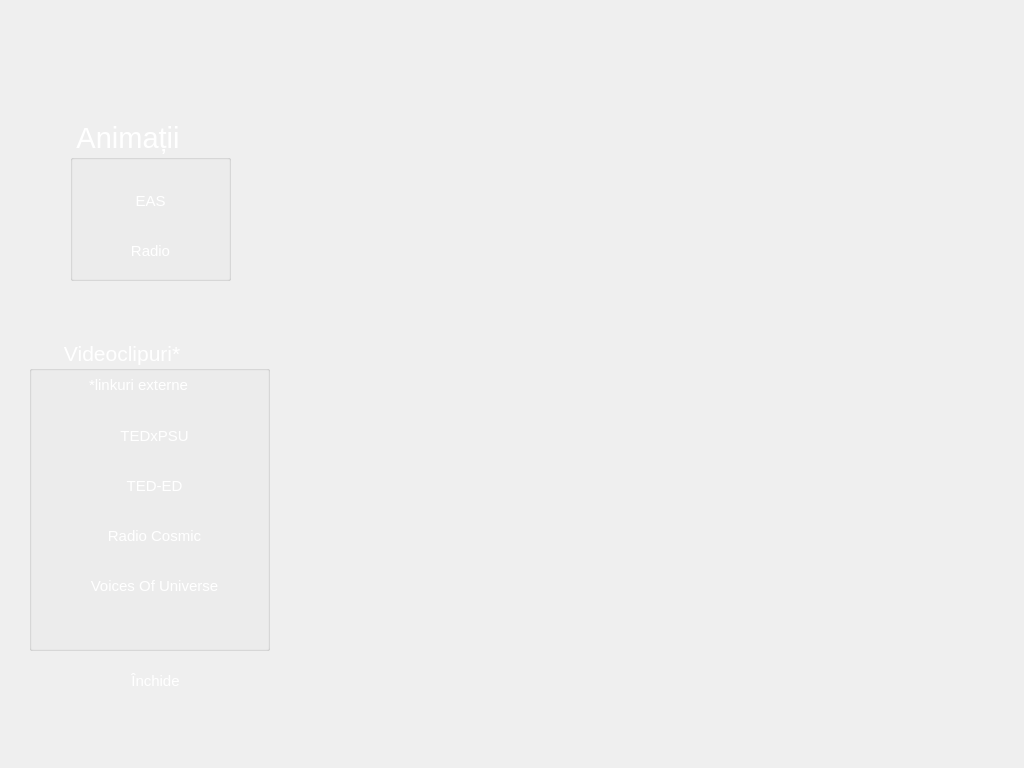
<?xml version="1.0" encoding="UTF-8"?>
<ui version="4.0">
 <class>Dialogr3</class>
 <widget class="QDialog" name="Dialogr3">
  <property name="geometry">
   <rect>
    <x>0</x>
    <y>0</y>
    <width>1024</width>
    <height>768</height>
   </rect>
  </property>
  <property name="minimumSize">
   <size>
    <width>1024</width>
    <height>768</height>
   </size>
  </property>
  <property name="maximumSize">
   <size>
    <width>1024</width>
    <height>768</height>
   </size>
  </property>
  <property name="windowTitle">
   <string>Media</string>
  </property>
  <property name="windowIcon">
   <iconset resource="filles.qrc">
    <normaloff>:/iss_logo.png</normaloff>:/iss_logo.png</iconset>
  </property>
  <property name="styleSheet">
   <string notr="true">#Dialogr3 {
background-color: url transparent;
border-image: url(:bk1.jpg);
background: none;
border:  none;
background-repeat: none;
}</string>
  </property>
  <widget class="QGroupBox" name="groupBox">
   <property name="geometry">
    <rect>
     <x>70</x>
     <y>120</y>
     <width>161</width>
     <height>161</height>
    </rect>
   </property>
   <property name="palette">
    <palette>
     <active>
      <colorrole role="WindowText">
       <brush brushstyle="SolidPattern">
        <color alpha="255">
         <red>255</red>
         <green>255</green>
         <blue>255</blue>
        </color>
       </brush>
      </colorrole>
     </active>
     <inactive>
      <colorrole role="WindowText">
       <brush brushstyle="SolidPattern">
        <color alpha="255">
         <red>255</red>
         <green>255</green>
         <blue>255</blue>
        </color>
       </brush>
      </colorrole>
     </inactive>
     <disabled>
      <colorrole role="WindowText">
       <brush brushstyle="SolidPattern">
        <color alpha="255">
         <red>120</red>
         <green>120</green>
         <blue>120</blue>
        </color>
       </brush>
      </colorrole>
     </disabled>
    </palette>
   </property>
   <property name="font">
    <font>
     <family>MS Shell Dlg 2</family>
     <pointsize>22</pointsize>
    </font>
   </property>
   <property name="title">
    <string> Animații     </string>
   </property>
   <property name="flat">
    <bool>true</bool>
   </property>
   <widget class="QPushButton" name="pushButton">
    <property name="geometry">
     <rect>
      <x>20</x>
      <y>50</y>
      <width>121</width>
      <height>61</height>
     </rect>
    </property>
    <property name="palette">
     <palette>
      <active>
       <colorrole role="ButtonText">
        <brush brushstyle="SolidPattern">
         <color alpha="255">
          <red>255</red>
          <green>255</green>
          <blue>255</blue>
         </color>
        </brush>
       </colorrole>
      </active>
      <inactive>
       <colorrole role="ButtonText">
        <brush brushstyle="SolidPattern">
         <color alpha="255">
          <red>255</red>
          <green>255</green>
          <blue>255</blue>
         </color>
        </brush>
       </colorrole>
      </inactive>
      <disabled>
       <colorrole role="ButtonText">
        <brush brushstyle="SolidPattern">
         <color alpha="255">
          <red>120</red>
          <green>120</green>
          <blue>120</blue>
         </color>
        </brush>
       </colorrole>
      </disabled>
     </palette>
    </property>
    <property name="font">
     <font>
      <family>MS Shell Dlg 2</family>
      <pointsize>11</pointsize>
     </font>
    </property>
    <property name="styleSheet">
     <string notr="true">#pushButton {
background-color: url transparent;
border-image: url(:un3.png);
background: none;
border:  none;
background-repeat: none;
}
#pushButton:hover
{
border-image: url(:un1.png);
}
#pushButton:pressed
{
border-image: url(:un2.png);
}</string>
    </property>
    <property name="text">
     <string>EAS</string>
    </property>
   </widget>
   <widget class="QPushButton" name="pushButton_2">
    <property name="geometry">
     <rect>
      <x>20</x>
      <y>100</y>
      <width>121</width>
      <height>61</height>
     </rect>
    </property>
    <property name="palette">
     <palette>
      <active>
       <colorrole role="ButtonText">
        <brush brushstyle="SolidPattern">
         <color alpha="255">
          <red>255</red>
          <green>255</green>
          <blue>255</blue>
         </color>
        </brush>
       </colorrole>
      </active>
      <inactive>
       <colorrole role="ButtonText">
        <brush brushstyle="SolidPattern">
         <color alpha="255">
          <red>255</red>
          <green>255</green>
          <blue>255</blue>
         </color>
        </brush>
       </colorrole>
      </inactive>
      <disabled>
       <colorrole role="ButtonText">
        <brush brushstyle="SolidPattern">
         <color alpha="255">
          <red>120</red>
          <green>120</green>
          <blue>120</blue>
         </color>
        </brush>
       </colorrole>
      </disabled>
     </palette>
    </property>
    <property name="font">
     <font>
      <family>MS Shell Dlg 2</family>
      <pointsize>11</pointsize>
     </font>
    </property>
    <property name="styleSheet">
     <string notr="true">#pushButton_2 {
background-color: url transparent;
border-image: url(:un3.png);
background: none;
border:  none;
background-repeat: none;
}
#pushButton_2:hover
{
border-image: url(:un1.png);
}
#pushButton_2:pressed
{
border-image: url(:un2.png);
}</string>
    </property>
    <property name="text">
     <string>Radio</string>
    </property>
   </widget>
  </widget>
  <widget class="QGroupBox" name="groupBox_2">
   <property name="geometry">
    <rect>
     <x>29</x>
     <y>340</y>
     <width>241</width>
     <height>311</height>
    </rect>
   </property>
   <property name="palette">
    <palette>
     <active>
      <colorrole role="WindowText">
       <brush brushstyle="SolidPattern">
        <color alpha="255">
         <red>255</red>
         <green>255</green>
         <blue>255</blue>
        </color>
       </brush>
      </colorrole>
     </active>
     <inactive>
      <colorrole role="WindowText">
       <brush brushstyle="SolidPattern">
        <color alpha="255">
         <red>255</red>
         <green>255</green>
         <blue>255</blue>
        </color>
       </brush>
      </colorrole>
     </inactive>
     <disabled>
      <colorrole role="WindowText">
       <brush brushstyle="SolidPattern">
        <color alpha="255">
         <red>120</red>
         <green>120</green>
         <blue>120</blue>
        </color>
       </brush>
      </colorrole>
     </disabled>
    </palette>
   </property>
   <property name="font">
    <font>
     <pointsize>16</pointsize>
    </font>
   </property>
   <property name="title">
    <string>      Videoclipuri*         </string>
   </property>
   <property name="flat">
    <bool>true</bool>
   </property>
   <widget class="QPushButton" name="pushButton_3">
    <property name="geometry">
     <rect>
      <x>20</x>
      <y>60</y>
      <width>211</width>
      <height>71</height>
     </rect>
    </property>
    <property name="minimumSize">
     <size>
      <width>191</width>
      <height>71</height>
     </size>
    </property>
    <property name="palette">
     <palette>
      <active>
       <colorrole role="ButtonText">
        <brush brushstyle="SolidPattern">
         <color alpha="255">
          <red>255</red>
          <green>255</green>
          <blue>255</blue>
         </color>
        </brush>
       </colorrole>
      </active>
      <inactive>
       <colorrole role="ButtonText">
        <brush brushstyle="SolidPattern">
         <color alpha="255">
          <red>255</red>
          <green>255</green>
          <blue>255</blue>
         </color>
        </brush>
       </colorrole>
      </inactive>
      <disabled>
       <colorrole role="ButtonText">
        <brush brushstyle="SolidPattern">
         <color alpha="255">
          <red>120</red>
          <green>120</green>
          <blue>120</blue>
         </color>
        </brush>
       </colorrole>
      </disabled>
     </palette>
    </property>
    <property name="font">
     <font>
      <family>MS Shell Dlg 2</family>
      <pointsize>11</pointsize>
     </font>
    </property>
    <property name="styleSheet">
     <string notr="true">#pushButton_3 {
background-color: url transparent;
border-image: url(:un3.png);
background: none;
border:  none;
background-repeat: none;
}
#pushButton_3:hover
{
border-image: url(:un1.png);
}
#pushButton_3:pressed
{
border-image: url(:un2.png);
}</string>
    </property>
    <property name="text">
     <string>TEDxPSU</string>
    </property>
   </widget>
   <widget class="QPushButton" name="pushButton_4">
    <property name="geometry">
     <rect>
      <x>20</x>
      <y>110</y>
      <width>211</width>
      <height>71</height>
     </rect>
    </property>
    <property name="minimumSize">
     <size>
      <width>191</width>
      <height>71</height>
     </size>
    </property>
    <property name="palette">
     <palette>
      <active>
       <colorrole role="ButtonText">
        <brush brushstyle="SolidPattern">
         <color alpha="255">
          <red>255</red>
          <green>255</green>
          <blue>255</blue>
         </color>
        </brush>
       </colorrole>
      </active>
      <inactive>
       <colorrole role="ButtonText">
        <brush brushstyle="SolidPattern">
         <color alpha="255">
          <red>255</red>
          <green>255</green>
          <blue>255</blue>
         </color>
        </brush>
       </colorrole>
      </inactive>
      <disabled>
       <colorrole role="ButtonText">
        <brush brushstyle="SolidPattern">
         <color alpha="255">
          <red>120</red>
          <green>120</green>
          <blue>120</blue>
         </color>
        </brush>
       </colorrole>
      </disabled>
     </palette>
    </property>
    <property name="font">
     <font>
      <family>MS Shell Dlg 2</family>
      <pointsize>11</pointsize>
     </font>
    </property>
    <property name="styleSheet">
     <string notr="true">#pushButton_4 {
background-color: url transparent;
border-image: url(:un3.png);
background: none;
border:  none;
background-repeat: none;
}
#pushButton_4:hover
{
border-image: url(:un1.png);
}
#pushButton_4:pressed
{
border-image: url(:un2.png);
}</string>
    </property>
    <property name="text">
     <string>TED-ED</string>
    </property>
   </widget>
   <widget class="QPushButton" name="pushButton_5">
    <property name="geometry">
     <rect>
      <x>20</x>
      <y>160</y>
      <width>211</width>
      <height>71</height>
     </rect>
    </property>
    <property name="minimumSize">
     <size>
      <width>0</width>
      <height>71</height>
     </size>
    </property>
    <property name="palette">
     <palette>
      <active>
       <colorrole role="ButtonText">
        <brush brushstyle="SolidPattern">
         <color alpha="255">
          <red>255</red>
          <green>255</green>
          <blue>255</blue>
         </color>
        </brush>
       </colorrole>
      </active>
      <inactive>
       <colorrole role="ButtonText">
        <brush brushstyle="SolidPattern">
         <color alpha="255">
          <red>255</red>
          <green>255</green>
          <blue>255</blue>
         </color>
        </brush>
       </colorrole>
      </inactive>
      <disabled>
       <colorrole role="ButtonText">
        <brush brushstyle="SolidPattern">
         <color alpha="255">
          <red>120</red>
          <green>120</green>
          <blue>120</blue>
         </color>
        </brush>
       </colorrole>
      </disabled>
     </palette>
    </property>
    <property name="font">
     <font>
      <family>MS Shell Dlg 2</family>
      <pointsize>11</pointsize>
     </font>
    </property>
    <property name="styleSheet">
     <string notr="true">#pushButton_5 {
background-color: url transparent;
border-image: url(:un3.png);
background: none;
border:  none;
background-repeat: none;
}
#pushButton_5:hover
{
border-image: url(:un1.png);
}
#pushButton_5:pressed
{
border-image: url(:un2.png);
}</string>
    </property>
    <property name="text">
     <string>Radio Cosmic</string>
    </property>
   </widget>
   <widget class="QPushButton" name="pushButton_6">
    <property name="geometry">
     <rect>
      <x>20</x>
      <y>210</y>
      <width>211</width>
      <height>71</height>
     </rect>
    </property>
    <property name="minimumSize">
     <size>
      <width>0</width>
      <height>71</height>
     </size>
    </property>
    <property name="palette">
     <palette>
      <active>
       <colorrole role="ButtonText">
        <brush brushstyle="SolidPattern">
         <color alpha="255">
          <red>255</red>
          <green>255</green>
          <blue>255</blue>
         </color>
        </brush>
       </colorrole>
      </active>
      <inactive>
       <colorrole role="ButtonText">
        <brush brushstyle="SolidPattern">
         <color alpha="255">
          <red>255</red>
          <green>255</green>
          <blue>255</blue>
         </color>
        </brush>
       </colorrole>
      </inactive>
      <disabled>
       <colorrole role="ButtonText">
        <brush brushstyle="SolidPattern">
         <color alpha="255">
          <red>120</red>
          <green>120</green>
          <blue>120</blue>
         </color>
        </brush>
       </colorrole>
      </disabled>
     </palette>
    </property>
    <property name="font">
     <font>
      <family>MS Shell Dlg 2</family>
      <pointsize>11</pointsize>
     </font>
    </property>
    <property name="styleSheet">
     <string notr="true">#pushButton_6 {
background-color: url transparent;
border-image: url(:un3.png);
background: none;
border:  none;
background-repeat: none;
}
#pushButton_6:hover
{
border-image: url(:un1.png);
}
#pushButton_6:pressed
{
border-image: url(:un2.png);
}</string>
    </property>
    <property name="text">
     <string>Voices Of Universe</string>
    </property>
   </widget>
   <widget class="QLabel" name="label_2">
    <property name="geometry">
     <rect>
      <x>60</x>
      <y>30</y>
      <width>131</width>
      <height>31</height>
     </rect>
    </property>
    <property name="palette">
     <palette>
      <active>
       <colorrole role="Text">
        <brush brushstyle="SolidPattern">
         <color alpha="255">
          <red>255</red>
          <green>255</green>
          <blue>255</blue>
         </color>
        </brush>
       </colorrole>
      </active>
      <inactive>
       <colorrole role="Text">
        <brush brushstyle="SolidPattern">
         <color alpha="255">
          <red>255</red>
          <green>255</green>
          <blue>255</blue>
         </color>
        </brush>
       </colorrole>
      </inactive>
      <disabled>
       <colorrole role="Text">
        <brush brushstyle="SolidPattern">
         <color alpha="255">
          <red>120</red>
          <green>120</green>
          <blue>120</blue>
         </color>
        </brush>
       </colorrole>
      </disabled>
     </palette>
    </property>
    <property name="font">
     <font>
      <pointsize>11</pointsize>
     </font>
    </property>
    <property name="text">
     <string>&lt;html&gt;&lt;head/&gt;&lt;body&gt;&lt;p&gt;&lt;span style=&quot; color:#ffffff;&quot;&gt;*linkuri externe&lt;/span&gt;&lt;/p&gt;&lt;/body&gt;&lt;/html&gt;</string>
    </property>
   </widget>
  </widget>
  <widget class="QGraphicsView" name="graphicsView">
   <property name="geometry">
    <rect>
     <x>280</x>
     <y>109</y>
     <width>651</width>
     <height>651</height>
    </rect>
   </property>
   <property name="minimumSize">
    <size>
     <width>651</width>
     <height>640</height>
    </size>
   </property>
   <property name="styleSheet">
    <string notr="true">background-color:rgba(255, 255, 255, 0)</string>
   </property>
   <property name="frameShape">
    <enum>QFrame::NoFrame</enum>
   </property>
  </widget>
  <widget class="QLabel" name="label">
   <property name="geometry">
    <rect>
     <x>300</x>
     <y>20</y>
     <width>651</width>
     <height>81</height>
    </rect>
   </property>
   <property name="palette">
    <palette>
     <active>
      <colorrole role="WindowText">
       <brush brushstyle="SolidPattern">
        <color alpha="255">
         <red>255</red>
         <green>255</green>
         <blue>255</blue>
        </color>
       </brush>
      </colorrole>
     </active>
     <inactive>
      <colorrole role="WindowText">
       <brush brushstyle="SolidPattern">
        <color alpha="255">
         <red>255</red>
         <green>255</green>
         <blue>255</blue>
        </color>
       </brush>
      </colorrole>
     </inactive>
     <disabled>
      <colorrole role="WindowText">
       <brush brushstyle="SolidPattern">
        <color alpha="255">
         <red>120</red>
         <green>120</green>
         <blue>120</blue>
        </color>
       </brush>
      </colorrole>
     </disabled>
    </palette>
   </property>
   <property name="font">
    <font>
     <pointsize>17</pointsize>
    </font>
   </property>
   <property name="text">
    <string/>
   </property>
   <property name="alignment">
    <set>Qt::AlignLeading|Qt::AlignLeft|Qt::AlignVCenter</set>
   </property>
  </widget>
  <widget class="QPushButton" name="pushButton_7">
   <property name="geometry">
    <rect>
     <x>80</x>
     <y>640</y>
     <width>151</width>
     <height>81</height>
    </rect>
   </property>
   <property name="palette">
    <palette>
     <active>
      <colorrole role="ButtonText">
       <brush brushstyle="SolidPattern">
        <color alpha="255">
         <red>255</red>
         <green>255</green>
         <blue>255</blue>
        </color>
       </brush>
      </colorrole>
     </active>
     <inactive>
      <colorrole role="ButtonText">
       <brush brushstyle="SolidPattern">
        <color alpha="255">
         <red>255</red>
         <green>255</green>
         <blue>255</blue>
        </color>
       </brush>
      </colorrole>
     </inactive>
     <disabled>
      <colorrole role="ButtonText">
       <brush brushstyle="SolidPattern">
        <color alpha="255">
         <red>120</red>
         <green>120</green>
         <blue>120</blue>
        </color>
       </brush>
      </colorrole>
     </disabled>
    </palette>
   </property>
   <property name="font">
    <font>
     <family>MS Shell Dlg 2</family>
     <pointsize>11</pointsize>
    </font>
   </property>
   <property name="styleSheet">
    <string notr="true">#pushButton_7 {
background-color: url transparent;
border-image: url(:un3.png);
background: none;
border:  none;
background-repeat: none;
}
#pushButton_7:hover
{
border-image: url(:un1.png);
}
#pushButton_7:pressed
{
border-image: url(:un2.png);
}</string>
   </property>
   <property name="text">
    <string>Închide</string>
   </property>
  </widget>
 </widget>
 <resources>
  <include location="filles.qrc"/>
 </resources>
 <connections>
  <connection>
   <sender>pushButton_7</sender>
   <signal>clicked()</signal>
   <receiver>Dialogr3</receiver>
   <slot>close()</slot>
   <hints>
    <hint type="sourcelabel">
     <x>142</x>
     <y>681</y>
    </hint>
    <hint type="destinationlabel">
     <x>114</x>
     <y>735</y>
    </hint>
   </hints>
  </connection>
 </connections>
</ui>
